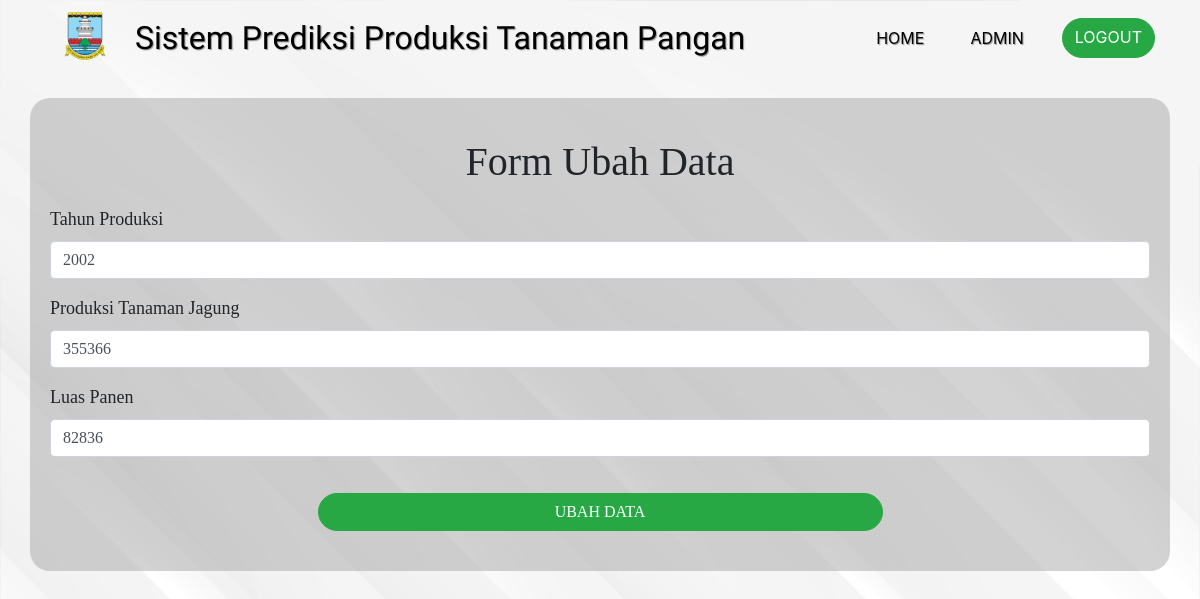
/admin/padi/ubah.php?id=1 (signed in), run on the app's committed database.
### tables this page shows
CREATE TABLE `padi` (
  `id_padi` int(11) NOT NULL,
  `tahun` int(50) NOT NULL,
  `produksi` int(200) NOT NULL,
  `LuasPanen` varchar(200) NOT NULL
);

### function/functions.php (called while the page is built, shortened)
<?php
$conn = mysqli_connect("localhost", "root", "", "prediksi2.0");
function query($query)
{
    global $conn;
    $result = mysqli_query($conn, $query);
    $rows = [];
    while ($row = mysqli_fetch_assoc($result)) {
        $rows[] = $row;
    }
    return $rows;
}

### admin/padi/ubah.php (the view, shortened to what this page needs)
<?php
require '../../function/functions.php';
$id = $_GET["id"];
$update = query("SELECT * FROM padi WHERE id_padi = $id")[0];
?>
<!doctype html>
<html lang="en">
<head>
    <link rel="stylesheet" href="../../bootstrap/css/bootstrap.min.css">
    <link rel="stylesheet" href="../css/ubah.css">
</head>
<body>
    <nav class="navbar navbar-expand-lg navbar-light">
        <div class="container">
            <img src="../../logodinaskabserang/Serang.png" alt="logo">
            <a class="navbar-brand" href="">Sistem Prediksi Produksi Tanaman Pangan</a>
            <div class="collapse navbar-collapse" id="navbarNavAltMarkup">
                <div class="navbar-nav ml-auto">
                    <a class="nav-item nav-link active" href="../admin-page.php">Home</a>
                    <a class="nav-item nav-link" href="../dataadmin">Admin</a>
                    <a class="nav-item btn btn-success tombol" href="../logout.php">logout</a>
                </div>
            </div>
        </div>
    </nav>
    <div class="container content">
        <h1 class="d-flex justify-content-center">Form Ubah Data</h1>
        <form action="" method="POST">
            <div class="form-group">
                <label for="tahun">tahun produksi</label>
                <input type="number" name="tahun" class="form-control" id="tahun" autocomplete="off" value="<?= $update["tahun"]; ?>">
            </div>
            <div class="form-group">
                <label for="produksi">produksi tanaman jagung</label>
                <input type="number" name="produksi" class="form-control" id="produksi" autocomplete="off" value="<?= $update["produksi"]; ?>">
            </div>
            <div class="form-group">
                <label for="LuasPanen">Luas Panen</label>
                <input type="number" name="LuasPanen" class="form-control" id="LuasPanen" autocomplete="off" value="<?= $update["LuasPanen"]; ?>">
            </div>
            <div class="row d-flex justify-content-center">
                <button type="submit" name="submit" class="btn btn-success add">ubah data</button>
            </div>
        </form>
    </div>
</body>
</html>

### admin/css/ubah.css (style rules this page uses)
body { background-image: url(../background/bgpage.jpg); background-size: cover; }
.navbar { position: relative; z-index: 1; }
.navbar-brand { font-family: viga; font-size: 16px; }
.navbar img { width: 50px; position: relative; }
.tombol { text-transform: uppercase; border-radius: 40px; }
.content { margin-top: 20px; text-transform: capitalize; font-size: 18px; background-color: rgba(167, 167, 167, 0.5); padding: 20px; border-radius: 20px; font-family: poppins; }
.content h1 { margin-top: 20px; margin-bottom: 20px; }
.content .add { margin-top: 20px; margin-bottom: 20px; border-radius: 20px; text-transform: uppercase; width: 50%; }
@media (min-width: 992px) { .navbar { padding-bottom: 10px; } }
@media (min-width: 992px) { .navbar-brand { font-size: 32px; } }
@media (min-width: 992px) { .navbar-brand, .nav-link { color: rgb(0, 0, 0) !important; text-shadow: 1px 1px 1px rgba(105, 105, 105, 0.7); } }
@media (min-width: 992px) { .navbar img { width: 80px; position: relative; bottom: 2px; margin-right: 10px; } }
@media (min-width: 992px) { .nav-link { text-transform: uppercase; margin-right: 30px; } }

### data on the page
padi: tahun "2002", produksi "355366", LuasPanen "82836"
